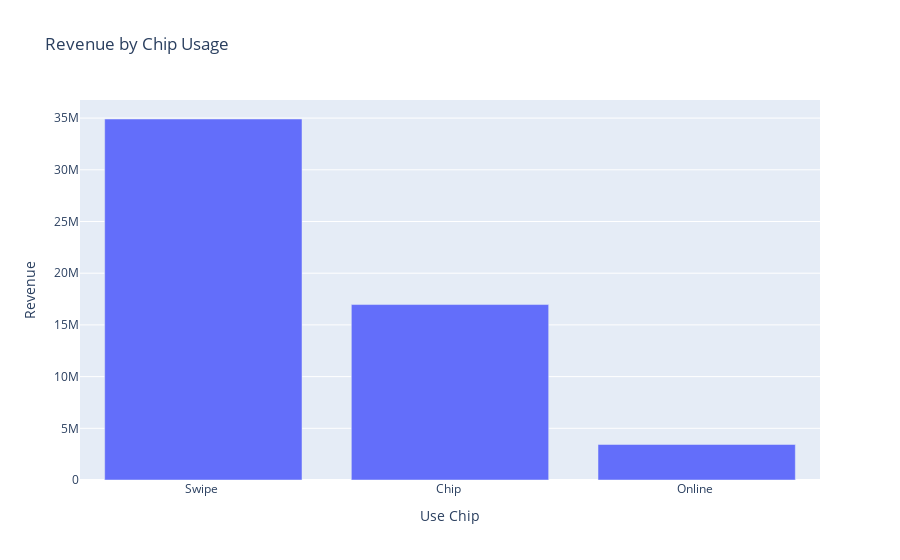

Here is the notebook cell this chart was saved with:
### Code cell
sum_revenue = cc_details.groupby('Use Chip')['Revenue'].sum().reset_index()
sum_revenue = sum_revenue.sort_values(by='Revenue', ascending=False)

fig = px.bar(sum_revenue,x='Use Chip', y='Revenue',title='Revenue by Chip Usage')
fig.show()

### Figure 1 — Plotly figure (JSON) as saved in the notebook; plotly's stock layout.template omitted (floating-point values rounded to 4 significant figures)
{"data": [{"alignmentgroup": "True", "hovertemplate": "Use Chip=%{x}<br>Revenue=%{y}<extra></extra>", "legendgroup": "", "marker": {"color": "#636efa", "pattern": {"shape": ""}}, "name": "", "offsetgroup": "", "orientation": "v", "showlegend": false, "textposition": "auto", "type": "bar", "x": ["Swipe ", "Chip ", "Online "], "xaxis": "x", "y": [34910000.0, 16970000.0, 3436000.0], "yaxis": "y"}], "layout": {"autosize": true, "barmode": "relative", "legend": {"tracegroupgap": 0}, "title": {"text": "Revenue by Chip Usage"}, "xaxis": {"anchor": "y", "autorange": true, "domain": [0, 1], "range": [-0.5, 2.5], "title": {"text": "Use Chip"}, "type": "category"}, "yaxis": {"anchor": "x", "autorange": true, "domain": [0, 1], "range": [0, 36750000.0], "title": {"text": "Revenue"}, "type": "linear"}}}
